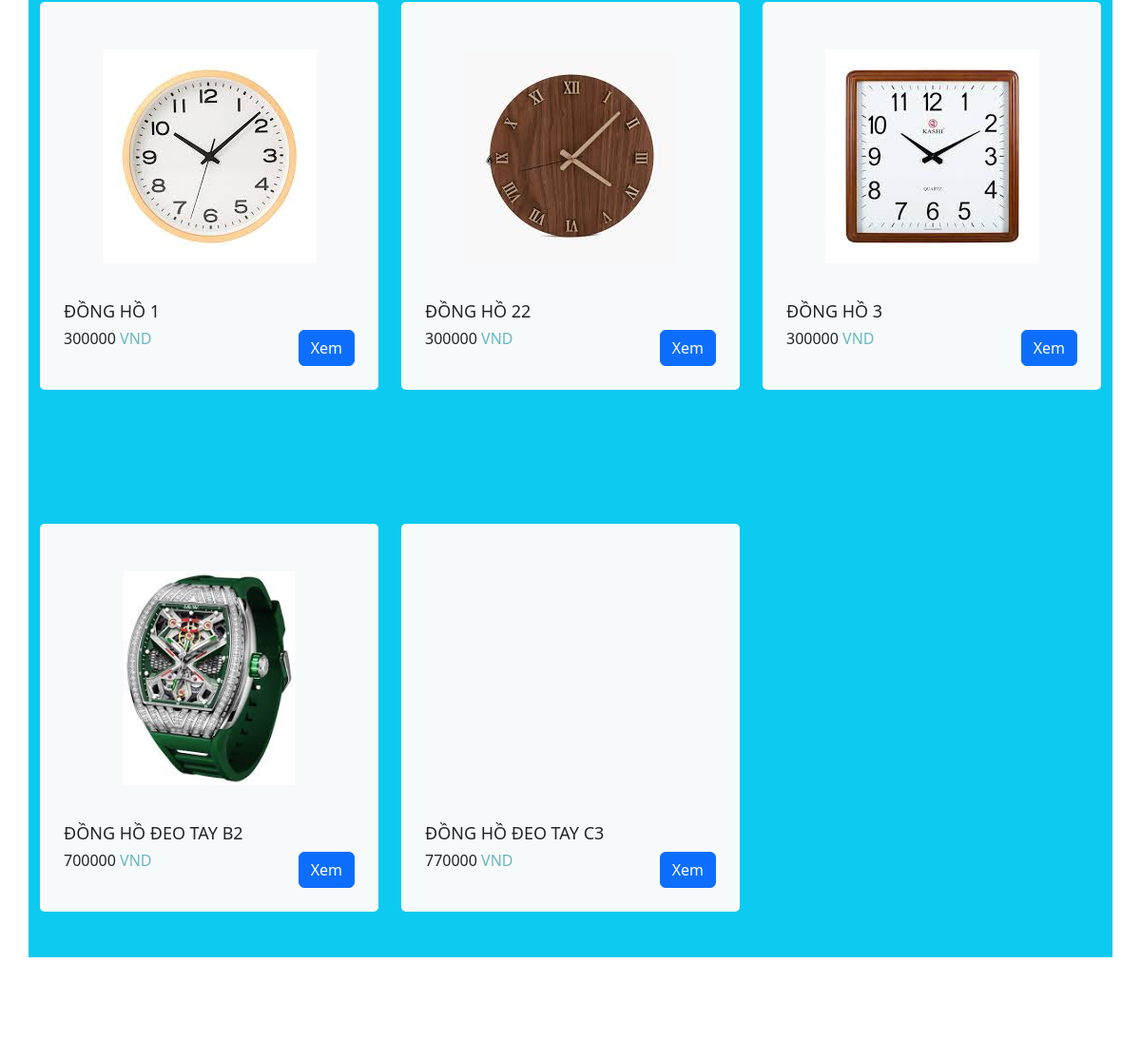
Before: / (middle part) with the older database file.
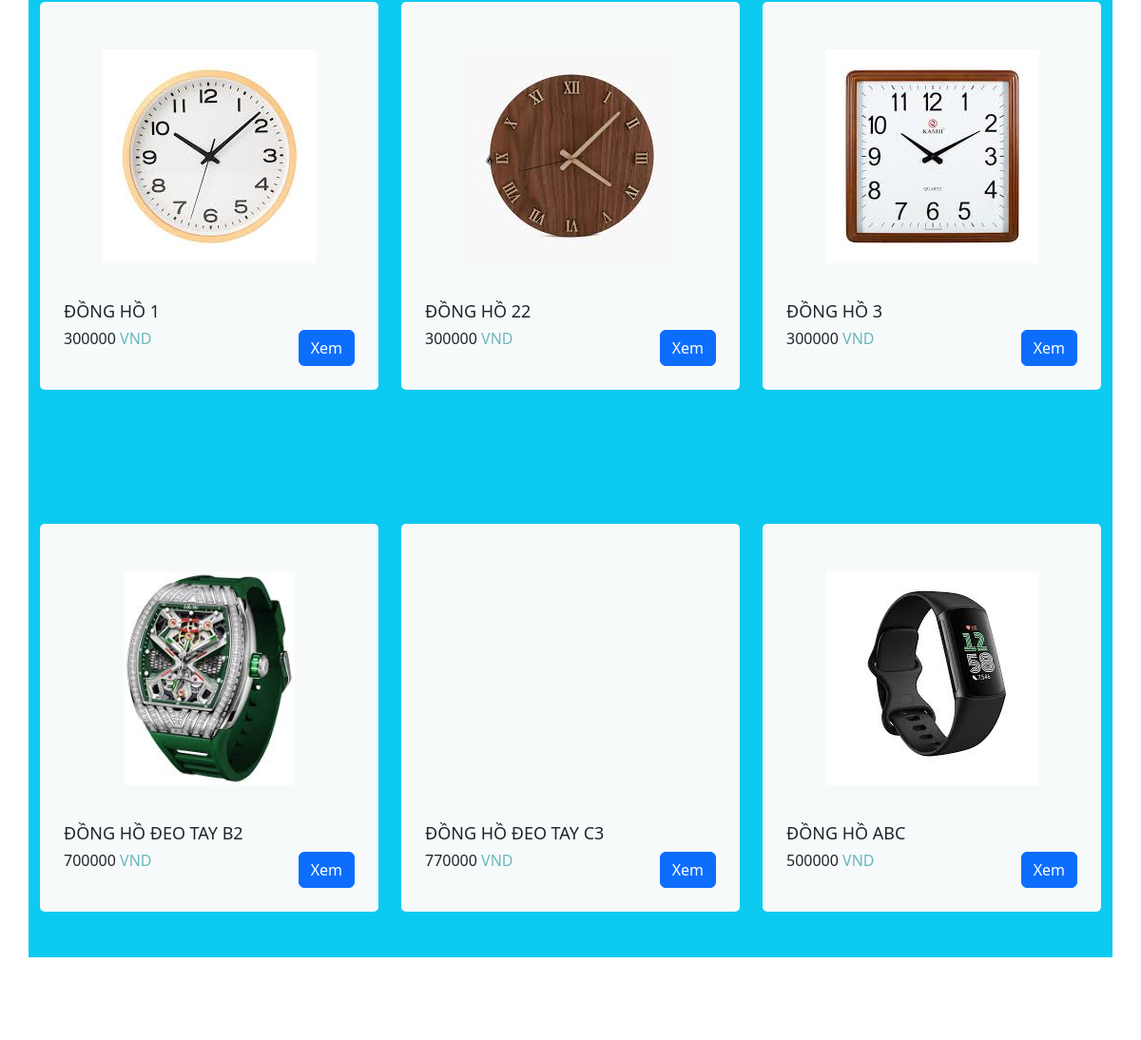
After: the same page with the newer database file.
### tables this page shows
CREATE TABLE `sanpham` (
  `masp` varchar(10) NOT NULL,
  `tensp` varchar(50) NOT NULL,
  `hinh` text DEFAULT NULL,
  `gia` int(10) NOT NULL DEFAULT 0,
  `mota` text NOT NULL,
  `gia_km` int(10) NOT NULL DEFAULT 0,
  `soluong` int(11) NOT NULL
);

### index.php (called while the page is built, shortened)
<?php include "views\header.php" ?>
<?php include "views\sanphamview.php" ?>
<?php include "views/footer.php" ?>

### views/sanphamview.php (the view, shortened to what this page needs)
<section class="furniture_section layout_padding">
    <div class="container bg-info detail-box">
        <div class="row">
            <?php
            include "ketnoi\ketnoi.php";
            $sql = "select * from sanpham";
            $kq = mysqli_query($kn, $sql);
            $i = 0;
            while ($row = mysqli_fetch_array($kq)) {
                if ($i % 2 == 0) {
                    echo ("<div class=' my-5 col-md-6 col-lg-4'>
                        <form action='sanphamchitiet.php' method='post'>
                        <div class='box'>
                        <div class='img-box'>
                        <img src='" . $row["hinh"] . "' alt=''>
                        </div><div class='detail-box'>
                        <h5>
                            " . $row["tensp"] . "
                        </h5>
                        <input type='hidden' name='sanphamId' value='".$row["masp"]."'>
                        <div class='price_box'>
                            <h6 class='price_heading'>
                                " . $row["gia"] . "<span> VND</span>
                            </h6>
                            <button type='submit' name='sbmxem' class='btn btn-primary text-white'>Xem</button>
                        </div>
                        </div>
                        </div>
                        </form>
                        </div>");
                }
            }
            ?>
        </div>
    </div>
</section>

### views/header.php (shortened to what this page needs)
<!DOCTYPE html>
<html>
<head>
    <link rel="stylesheet" type="text/css" href="css/bootstrap.css" />
    <link href="css/font-awesome.min.css" rel="stylesheet" />
    <link href="css/style.css" rel="stylesheet" />
    <link href="css/responsive.css" rel="stylesheet" />
    <link href="https://cdnjs.cloudflare.com/ajax/libs/font-awesome/6.0.0-beta3/css/all.min.css" rel="stylesheet">
</head>
<body>
                <link href="https://cdn.jsdelivr.net/npm/bootstrap@5.3.0/dist/css/bootstrap.min.css" rel="stylesheet">

### views/footer.php (shortened to what this page needs)
</body>
</html>

### css/style.css (style rules this page uses)
body { font-family: Arial; color: #0c0c0c; background-color: #ffffff; overflow-x: hidden; }
.layout_padding { padding: 90px 0; }
.btn, .btn:focus { outline: none !important; -webkit-box-shadow: none; box-shadow: none; }
.furniture_section .box { margin-top: 45px; background-color: #f7fafa; padding: 25px; border-radius: 5px; }
.furniture_section .box .img-box { display: -webkit-box; display: -ms-flexbox; display: flex; -webkit-box-pack: center; -ms-flex-pack: center; justify-content: center; -webkit-box-align: center; -ms-flex-align: center; align-items: center; height: 275px; padding: 25px; }
.furniture_section .box .img-box img { max-width: 100%; max-height: 100%; }
.furniture_section .box .detail-box { margin-top: 15px; }
.furniture_section .box .detail-box h5 { text-transform: uppercase; font-size: 18px; }
.furniture_section .box .detail-box .price_box { display: -webkit-box; display: -ms-flexbox; display: flex; -webkit-box-pack: justify; -ms-flex-pack: justify; justify-content: space-between; }
.furniture_section .box .detail-box .price_box .price_heading { margin-bottom: 0; }
.furniture_section .box .detail-box .price_box .price_heading span { color: #6bb7be; }

### css/responsive.css (style rules this page uses)
@media (min-width: 1200px) { .container { max-width: 1170px; } }

Changed rows visible on the page:
added sanpham: hinh (picture), tensp "ĐỒNG HỒ ABC", gia "500000"
